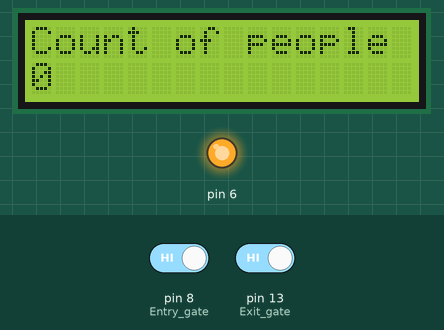
The sketch below on a simulated Arduino Uno, built with avr-gcc and run on an emulated ATmega328P. On the bench: 16×2 character LCD, output pins drawn as LEDs (lit = HIGH). The inputs (shaded band) are chosen by the test bench; at power-on: pin 8 (Entry_gate) HIGH, pin 13 (Exit_gate) HIGH. What the sketch prints to the serial monitor is not drawn.

Above: at 1.2 s.
1.3 s: pin 8 (Entry_gate) driven LOW
At 2.8 s:
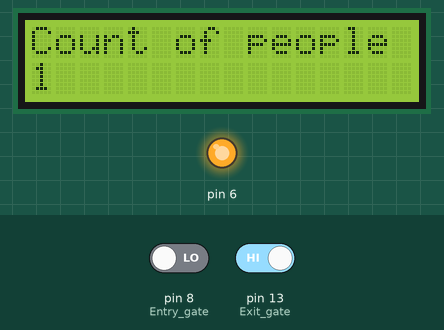
6.0 s: pin 13 (Exit_gate) driven HIGH
At 12.9 s:
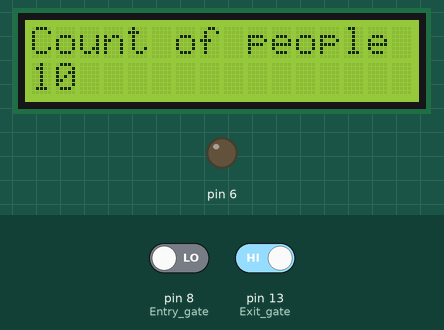
Timing chart, 0 to 14.4 s (numbered marks = the images above; inputs shaded):
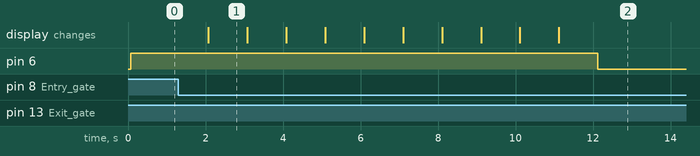

The sketch:

sketch_Count.ino
```cpp
#include <LiquidCrystal.h>

LiquidCrystal lcd(12, 11, 5, 4, 3, 2);
int c=0;
void setup() {

  lcd.begin(16, 2);

  pinMode(13,INPUT); //Exit gate
  pinMode(8,INPUT); // Entry gate
  pinMode(6,OUTPUT);
  Serial.begin(9600);

}

void loop() {
  lcd.clear();
  lcd.setCursor(0, 0);
  lcd.print("Count of people");
  int f,b;
  f=digitalRead(8);
  b=digitalRead(13);
  if (c>=10) digitalWrite(6,0);
  else digitalWrite(6,1);
  Serial.print(f);
  Serial.println(b);

  if (!f && c<10) c++;
  if (!b && c) c--;

  lcd.setCursor(0, 1);
  lcd.print(c);
  delay(1000);
}
```

Measured:
- after the input at 1.3 s, the display: changes after 0.78 s (image 1)
- what the display in image 1 shows lasts 1.0 s, from 2.1 s to 3.1 s
